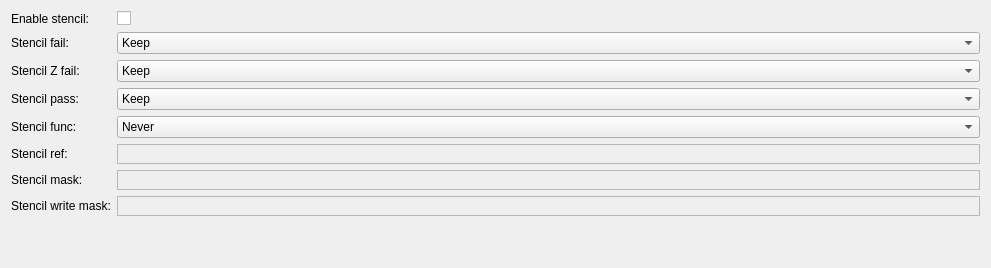
                  <widget class="QWidget" name="scrollAreaWidgetContents_4">
                   <property name="geometry">
                    <rect>
                     <x>0</x>
                     <y>0</y>
                     <width>991</width>
                     <height>268</height>
                    </rect>
                   </property>
                   <layout class="QFormLayout" name="formLayout_5">
                    <item row="0" column="0">
                     <widget class="QLabel" name="label_11">
                      <property name="text">
                       <string>Enable stencil:</string>
                      </property>
                     </widget>
                    </item>
                    <item row="0" column="1">
                     <widget class="QCheckBox" name="useStencil">
                      <property name="text">
                       <string/>
                      </property>
                     </widget>
                    </item>
                    <item row="1" column="0">
                     <widget class="QLabel" name="label_12">
                      <property name="text">
                       <string>Stencil fail:</string>
                      </property>
                     </widget>
                    </item>
                    <item row="1" column="1">
                     <widget class="QComboBox" name="stencilFailCombo">
                      <item>
                       <property name="text">
                        <string>Keep</string>
                       </property>
                      </item>
                      <item>
                       <property name="text">
                        <string>Zero</string>
                       </property>
                      </item>
                      <item>
                       <property name="text">
                        <string>Replace</string>
                       </property>
                      </item>
                      <item>
                       <property name="text">
                        <string>Increase Saturation</string>
                       </property>
                      </item>
                      <item>
                       <property name="text">
                        <string>Decrease Saturation</string>
                       </property>
                      </item>
                      <item>
                       <property name="text">
                        <string>Invert</string>
                       </property>
                      </item>
                      <item>
                       <property name="text">
                        <string>Increase</string>
                       </property>
                      </item>
                      <item>
                       <property name="text">
                        <string>Decrease</string>
                       </property>
                      </item>
                     </widget>
                    </item>
                    <item row="2" column="0">
                     <widget class="QLabel" name="label_13">
                      <property name="text">
                       <string>Stencil Z fail:</string>
                      </property>
                     </widget>
                    </item>
                    <item row="2" column="1">
                     <widget class="QComboBox" name="stencilZFailCombo">
                      <item>
                       <property name="text">
                        <string>Keep</string>
                       </property>
                      </item>
                      <item>
                       <property name="text">
                        <string>Zero</string>
                       </property>
                      </item>
                      <item>
                       <property name="text">
                        <string>Replace</string>
                       </property>
                      </item>
                      <item>
                       <property name="text">
                        <string>Increase Saturation</string>
                       </property>
                      </item>
                      <item>
                       <property name="text">
                        <string>Decrease Saturation</string>
                       </property>
                      </item>
                      <item>
                       <property name="text">
                        <string>Invert</string>
                       </property>
                      </item>
                      <item>
                       <property name="text">
                        <string>Increase</string>
                       </property>
                      </item>
                      <item>
                       <property name="text">
                        <string>Decrease</string>
                       </property>
                      </item>
                     </widget>
                    </item>
                    <item row="3" column="0">
                     <widget class="QLabel" name="label_14">
                      <property name="text">
                       <string>Stencil pass:</string>
                      </property>
                     </widget>
                    </item>
                    <item row="3" column="1">
                     <widget class="QComboBox" name="stencilPassCombo">
                      <item>
                       <property name="text">
                        <string>Keep</string>
                       </property>
                      </item>
                      <item>
                       <property name="text">
                        <string>Zero</string>
                       </property>
                      </item>
                      <item>
                       <property name="text">
                        <string>Replace</string>
                       </property>
                      </item>
                      <item>
                       <property name="text">
                        <string>Increase Saturation</string>
                       </property>
                      </item>
                      <item>
                       <property name="text">
                        <string>Decrease Saturation</string>
                       </property>
                      </item>
                      <item>
                       <property name="text">
                        <string>Invert</string>
                       </property>
                      </item>
                      <item>
                       <property name="text">
                        <string>Increase</string>
                       </property>
                      </item>
                      <item>
                       <property name="text">
                        <string>Decrease</string>
                       </property>
                      </item>
                     </widget>
                    </item>
                    <item row="4" column="0">
                     <widget class="QLabel" name="label_15">
                      <property name="text">
                       <string>Stencil func:</string>
                      </property>
                     </widget>
                    </item>
                    <item row="4" column="1">
                     <widget class="QComboBox" name="stencilFuncCombo">
                      <item>
                       <property name="text">
                        <string>Never</string>
                       </property>
                      </item>
                      <item>
                       <property name="text">
                        <string>Less ( &lt; )</string>
                       </property>
                      </item>
                      <item>
                       <property name="text">
                        <string>Equal ( == )</string>
                       </property>
                      </item>
                      <item>
                       <property name="text">
                        <string>LessEqual ( &lt;= )</string>
                       </property>
                      </item>
                      <item>
                       <property name="text">
                        <string>Greater ( &gt; )</string>
                       </property>
                      </item>
                      <item>
                       <property name="text">
                        <string>NotEqual ( != )</string>
                       </property>
                      </item>
                      <item>
                       <property name="text">
                        <string>GreaterEqual ( &gt;= )</string>
                       </property>
                      </item>
                      <item>
                       <property name="text">
                        <string>Always</string>
                       </property>
                      </item>
                     </widget>
                    </item>
                    <item row="5" column="0">
                     <widget class="QLabel" name="label_16">
                      <property name="text">
                       <string>Stencil ref:</string>
                      </property>
                     </widget>
                    </item>
                    <item row="5" column="1">
                     <widget class="QFrame" name="stencilRefFrame">
                      <property name="minimumSize">
                       <size>
                        <width>0</width>
                        <height>20</height>
                       </size>
                      </property>
                      <property name="frameShape">
                       <enum>QFrame::StyledPanel</enum>
                      </property>
                      <property name="frameShadow">
                       <enum>QFrame::Raised</enum>
                      </property>
                      <layout class="QVBoxLayout" name="verticalLayout_10">
                       <property name="spacing">
                        <number>0</number>
                       </property>
                       <property name="margin">
                        <number>0</number>
                       </property>
                      </layout>
                     </widget>
                    </item>
                    <item row="6" column="0">
                     <widget class="QLabel" name="label_17">
                      <property name="text">
                       <string>Stencil mask:</string>
                      </property>
                     </widget>
                    </item>
                    <item row="6" column="1">
                     <widget class="QFrame" name="stencilMaskFrame">
                      <property name="minimumSize">
                       <size>
                        <width>0</width>
                        <height>20</height>
                       </size>
                      </property>
                      <property name="frameShape">
                       <enum>QFrame::StyledPanel</enum>
                      </property>
                      <property name="frameShadow">
                       <enum>QFrame::Raised</enum>
                      </property>
                      <layout class="QVBoxLayout" name="verticalLayout_11">
                       <property name="spacing">
                        <number>0</number>
                       </property>
                       <property name="margin">
                        <number>0</number>
                       </property>
                      </layout>
                     </widget>
                    </item>
                    <item row="7" column="0">
                     <widget class="QLabel" name="label_18">
                      <property name="text">
                       <string>Stencil write mask:</string>
                      </property>
                     </widget>
                    </item>
                    <item row="7" column="1">
                     <widget class="QFrame" name="stencilWriteMaskFrame">
                      <property name="minimumSize">
                       <size>
                        <width>0</width>
                        <height>20</height>
                       </size>
                      </property>
                      <property name="frameShape">
                       <enum>QFrame::StyledPanel</enum>
                      </property>
                      <property name="frameShadow">
                       <enum>QFrame::Raised</enum>
                      </property>
                      <layout class="QVBoxLayout" name="verticalLayout_12">
                       <property name="spacing">
                        <number>0</number>
                       </property>
                       <property name="margin">
                        <number>0</number>
                       </property>
                      </layout>
                     </widget>
                    </item>
                   </layout>
                  </widget>
